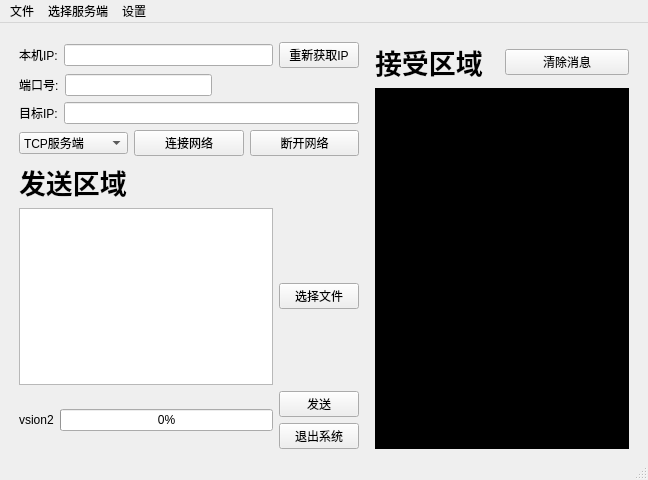
<?xml version="1.0" encoding="UTF-8"?>
<ui version="4.0">
 <class>MainWindow</class>
 <widget class="QMainWindow" name="MainWindow">
  <property name="geometry">
   <rect>
    <x>0</x>
    <y>0</y>
    <width>648</width>
    <height>480</height>
   </rect>
  </property>
  <property name="sizePolicy">
   <sizepolicy hsizetype="Preferred" vsizetype="Preferred">
    <horstretch>0</horstretch>
    <verstretch>0</verstretch>
   </sizepolicy>
  </property>
  <property name="windowTitle">
   <string>TCP</string>
  </property>
  <widget class="QWidget" name="centralwidget">
   <layout class="QHBoxLayout" name="horizontalLayout_11">
    <item>
     <layout class="QHBoxLayout" name="horizontalLayout">
      <property name="leftMargin">
       <number>10</number>
      </property>
      <property name="topMargin">
       <number>10</number>
      </property>
      <property name="rightMargin">
       <number>10</number>
      </property>
      <property name="bottomMargin">
       <number>0</number>
      </property>
      <item>
       <layout class="QVBoxLayout" name="verticalLayout">
        <property name="topMargin">
         <number>0</number>
        </property>
        <property name="rightMargin">
         <number>5</number>
        </property>
        <item>
         <layout class="QHBoxLayout" name="horizontalLayout_2">
          <item>
           <widget class="QLabel" name="label">
            <property name="text">
             <string>本机IP:</string>
            </property>
            <property name="margin">
             <number>5</number>
            </property>
           </widget>
          </item>
          <item>
           <widget class="QLineEdit" name="lineEdit_2"/>
          </item>
          <item>
           <widget class="QPushButton" name="pushButton">
            <property name="text">
             <string>重新获取IP</string>
            </property>
           </widget>
          </item>
         </layout>
        </item>
        <item>
         <layout class="QHBoxLayout" name="horizontalLayout_9">
          <item>
           <widget class="QLabel" name="label_2">
            <property name="text">
             <string>端口号:</string>
            </property>
            <property name="margin">
             <number>5</number>
            </property>
           </widget>
          </item>
          <item>
           <widget class="QLineEdit" name="lineEdit_3"/>
          </item>
          <item>
           <spacer name="horizontalSpacer">
            <property name="orientation">
             <enum>Qt::Horizontal</enum>
            </property>
            <property name="sizeHint" stdset="0">
             <size>
              <width>40</width>
              <height>20</height>
             </size>
            </property>
           </spacer>
          </item>
         </layout>
        </item>
        <item>
         <layout class="QHBoxLayout" name="horizontalLayout_8">
          <item>
           <widget class="QLabel" name="label_3">
            <property name="text">
             <string>目标IP:</string>
            </property>
            <property name="margin">
             <number>5</number>
            </property>
           </widget>
          </item>
          <item>
           <widget class="QLineEdit" name="lineEdit_4"/>
          </item>
         </layout>
        </item>
        <item>
         <layout class="QHBoxLayout" name="horizontalLayout_7">
          <item>
           <widget class="QComboBox" name="comboBox">
            <item>
             <property name="text">
              <string>TCP服务端</string>
             </property>
            </item>
            <item>
             <property name="text">
              <string>TCP客服端</string>
             </property>
            </item>
            <item>
             <property name="text">
              <string>UDP服务端</string>
             </property>
            </item>
            <item>
             <property name="text">
              <string>UDP客户端</string>
             </property>
            </item>
            <item>
             <property name="text">
              <string>WEB服务端</string>
             </property>
            </item>
            <item>
             <property name="text">
              <string>自动回复</string>
             </property>
            </item>
           </widget>
          </item>
          <item>
           <widget class="QPushButton" name="pushButton_2">
            <property name="text">
             <string>连接网络</string>
            </property>
           </widget>
          </item>
          <item>
           <widget class="QPushButton" name="pushButton_3">
            <property name="text">
             <string>断开网络</string>
            </property>
           </widget>
          </item>
         </layout>
        </item>
        <item>
         <layout class="QHBoxLayout" name="horizontalLayout_6">
          <item>
           <widget class="QLabel" name="label_4">
            <property name="font">
             <font>
              <pointsize>20</pointsize>
              <weight>75</weight>
              <bold>true</bold>
             </font>
            </property>
            <property name="text">
             <string>发送区域</string>
            </property>
            <property name="margin">
             <number>5</number>
            </property>
           </widget>
          </item>
         </layout>
        </item>
        <item>
         <layout class="QHBoxLayout" name="horizontalLayout_5">
          <item>
           <widget class="QPlainTextEdit" name="plainTextEdit"/>
          </item>
          <item>
           <widget class="QPushButton" name="pushButton_8">
            <property name="toolTip">
             <string>&lt;html&gt;&lt;head/&gt;&lt;body&gt;&lt;p&gt;选择路径&lt;/p&gt;&lt;/body&gt;&lt;/html&gt;</string>
            </property>
            <property name="text">
             <string>选择文件</string>
            </property>
           </widget>
          </item>
         </layout>
        </item>
        <item>
         <layout class="QHBoxLayout" name="horizontalLayout_4">
          <item>
           <widget class="QLabel" name="label_5">
            <property name="text">
             <string>vsion2</string>
            </property>
            <property name="margin">
             <number>5</number>
            </property>
           </widget>
          </item>
          <item>
           <widget class="QProgressBar" name="progressBar">
            <property name="value">
             <number>0</number>
            </property>
           </widget>
          </item>
          <item>
           <layout class="QVBoxLayout" name="verticalLayout_3">
            <item>
             <widget class="QPushButton" name="pushButton_4">
              <property name="text">
               <string>发送</string>
              </property>
             </widget>
            </item>
            <item>
             <widget class="QPushButton" name="pushButton_5">
              <property name="text">
               <string>退出系统</string>
              </property>
             </widget>
            </item>
           </layout>
          </item>
         </layout>
        </item>
       </layout>
      </item>
      <item>
       <layout class="QVBoxLayout" name="verticalLayout_2">
        <property name="leftMargin">
         <number>5</number>
        </property>
        <item>
         <layout class="QVBoxLayout" name="verticalLayout_4">
          <item>
           <layout class="QHBoxLayout" name="horizontalLayout_10">
            <item>
             <widget class="QLabel" name="label_6">
              <property name="font">
               <font>
                <pointsize>20</pointsize>
                <weight>75</weight>
                <bold>true</bold>
               </font>
              </property>
              <property name="text">
               <string>接受区域</string>
              </property>
              <property name="margin">
               <number>5</number>
              </property>
             </widget>
            </item>
            <item>
             <widget class="QPushButton" name="pushButton_6">
              <property name="text">
               <string>清除消息</string>
              </property>
             </widget>
            </item>
           </layout>
          </item>
          <item>
           <widget class="QTextBrowser" name="textBrowser_2">
            <property name="autoFillBackground">
             <bool>false</bool>
            </property>
            <property name="styleSheet">
             <string notr="true">color:#fff;
background-color:#000;
overflow:auto</string>
            </property>
           </widget>
          </item>
         </layout>
        </item>
       </layout>
      </item>
     </layout>
    </item>
   </layout>
  </widget>
  <widget class="QMenuBar" name="menubar">
   <property name="geometry">
    <rect>
     <x>0</x>
     <y>0</y>
     <width>648</width>
     <height>22</height>
    </rect>
   </property>
   <widget class="QMenu" name="menu">
    <property name="title">
     <string>文件</string>
    </property>
    <addaction name="separator"/>
    <addaction name="actionxinjian"/>
   </widget>
   <widget class="QMenu" name="menu_2">
    <property name="title">
     <string>选择服务端</string>
    </property>
    <addaction name="actionTCP"/>
    <addaction name="actionTCP_2"/>
   </widget>
   <widget class="QMenu" name="menu_3">
    <property name="title">
     <string>设置</string>
    </property>
    <addaction name="actioncs"/>
    <addaction name="actionout"/>
   </widget>
   <addaction name="menu"/>
   <addaction name="menu_2"/>
   <addaction name="menu_3"/>
  </widget>
  <widget class="QStatusBar" name="statusbar"/>
  <action name="actionxinjian">
   <property name="icon">
    <iconset>
     <normaloff>F:/小程序资料/图片/微信图片_20200813190923.png</normaloff>F:/小程序资料/图片/微信图片_20200813190923.png</iconset>
   </property>
   <property name="text">
    <string>新建 </string>
   </property>
   <property name="statusTip">
    <string>新建窗口</string>
   </property>
  </action>
  <action name="actionTCP">
   <property name="text">
    <string>TCP服务端</string>
   </property>
  </action>
  <action name="actionTCP_2">
   <property name="text">
    <string>TCP客服端</string>
   </property>
  </action>
  <action name="actionout">
   <property name="text">
    <string>退出系统</string>
   </property>
  </action>
  <action name="actioncs">
   <property name="text">
    <string>查询端口</string>
   </property>
  </action>
  <action name="actionss">
   <property name="text">
    <string>自动回复</string>
   </property>
  </action>
 </widget>
 <resources/>
 <connections>
  <connection>
   <sender>actionout</sender>
   <signal>toggled(bool)</signal>
   <receiver>menubar</receiver>
   <slot>close()</slot>
   <hints>
    <hint type="sourcelabel">
     <x>-1</x>
     <y>-1</y>
    </hint>
    <hint type="destinationlabel">
     <x>319</x>
     <y>10</y>
    </hint>
   </hints>
  </connection>
 </connections>
</ui>
